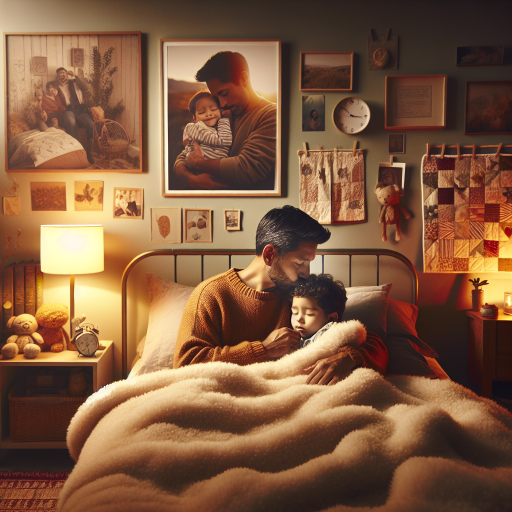
#> input picture Ai_video_optimizer/clip_enhance/images/a_dimly_lit_bedroom_with_a.png, 1024 x 1024 px, given in place of speech_podcast.mp4, which was not available (shown at 1/2 size)
$ python static_gap_detector.py
#> lines starting #> are read from the running program, lines starting #| are printed output that depends on the picture; pictures that were not available may be replaced by others from this repository, and a replacement may not be noted
import os
import cv2
import numpy as np


def detect_static_segments(video_path, threshold_seconds=3.0, frame_sample_rate=1, similarity_threshold=0.99):
    """
    Detects static visual gaps where frames do not change significantly.

    Args:
        video_path (str): Path to input video.
        threshold_seconds (float): Minimum duration for a static segment.
        frame_sample_rate (int): Analyze every Nth frame (1 = every frame).
        similarity_threshold (float): Minimum similarity between frames to consider as static.

    Returns:
        List of (start_time, end_time) tuples for static segments.
    """
#> called with video_path = 'data/speech_podcast.mp4', threshold_seconds = 4, frame_sample_rate = 1, similarity_threshold = 0.8
    cap = cv2.VideoCapture(video_path)
    fps = cap.get(cv2.CAP_PROP_FPS)
    frame_interval = int(fps * frame_sample_rate)
    total_frames = int(cap.get(cv2.CAP_PROP_FRAME_COUNT))

    prev_frame = None
    static_start = None
    static_segments = []

    for i in range(0, total_frames, frame_interval):
        cap.set(cv2.CAP_PROP_POS_FRAMES, i)
        ret, frame = cap.read()
        if not ret:
            break

        gray = cv2.cvtColor(frame, cv2.COLOR_BGR2GRAY)
        gray = cv2.resize(gray, (320, 240))  # speed up comparison

        if prev_frame is not None:
            diff = cv2.absdiff(prev_frame, gray)
            non_zero_count = np.count_nonzero(diff)
            similarity = 1 - (non_zero_count / diff.size)

            time_in_seconds = i / fps
            # print(f"Frame {i}: similarity={similarity:.4f}")  # Uncomment for debugging

            if similarity >= similarity_threshold:
                if static_start is None:
                    static_start = time_in_seconds
            else:
                if static_start is not None:
                    duration = time_in_seconds - static_start
                    if duration >= threshold_seconds:
                        static_segments.append((static_start, time_in_seconds))
                    static_start = None

        prev_frame = gray
#> this loop made 1 pass
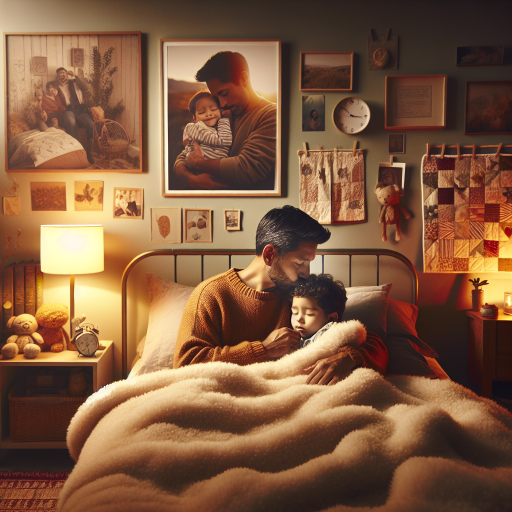
#> input picture Ai_video_optimizer/clip_enhance/images/a_dimly_lit_bedroom_with_a.png, 1024 x 1024 px, given in place of speech_podcast.mp4, which was not available (shown at 1/2 size)
#> pass 1, in detect_static_segments, `gray = cv2.cvtColor(frame, cv2.COLOR_BGR2GRAY)`:
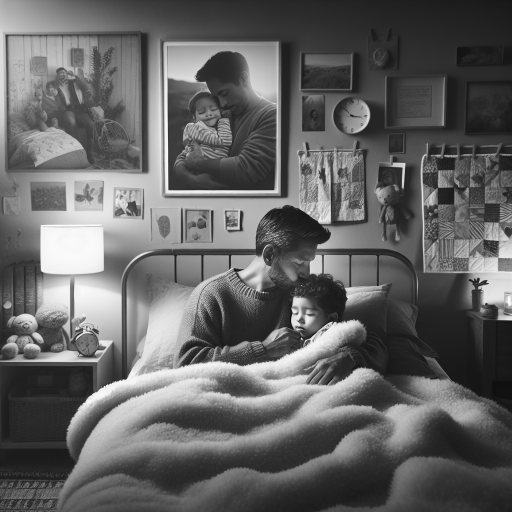
#> gray: shape (1024, 1024) (shown at 1/2 size); min 8, max 255, mean 99.5
#> pass 1, in detect_static_segments, `gray = cv2.resize(gray, (320, 240))`:
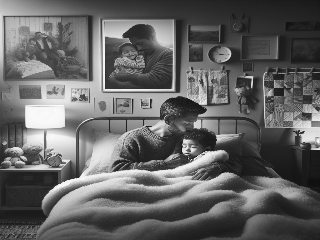
#> gray: shape (240, 320); min 13, max 252, mean 99.6
#> frame is the input picture: shape (1024, 1024, 3); mean B, G, R 63.5, 91, 129.9
#> after the loop, static_segments = []

    # Handle if video ends with a static segment
    if static_start is not None:
        end_time = total_frames / fps
        if end_time - static_start >= threshold_seconds:
            static_segments.append((static_start, end_time))

    cap.release()
    return static_segments


if __name__ == "__main__":
    test_video = "data/speech_podcast.mp4"
    static_gaps = detect_static_segments(
        test_video,
        threshold_seconds=4.0,
        frame_sample_rate=1,
        similarity_threshold=0.80  # More relaxed
    )
#> static_gaps = []
    for start, end in static_gaps:
        print(f"[🪄] Static segment: {start:.2f}s to {end:.2f}s")
#> this loop made 0 passes

$ run again, on Ai_video_optimizer/clip_enhance/images/a_person_climbing_a_ladder_in.png
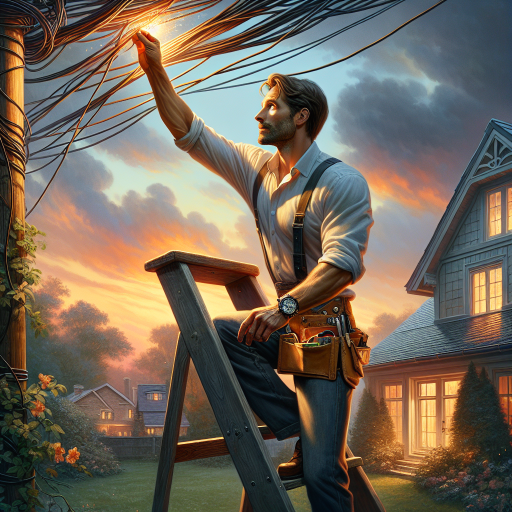
#> input picture Ai_video_optimizer/clip_enhance/images/a_person_climbing_a_ladder_in.png, 1024 x 1024 px, given in place of speech_podcast.mp4, which was not available (shown at 1/2 size)
#> the loop in detect_static_segments, `for i in range(0, total_frames, frame_interval):` made 1 pass
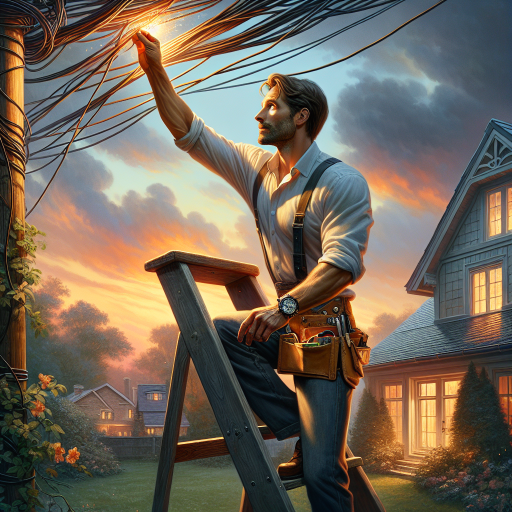
#> input picture Ai_video_optimizer/clip_enhance/images/a_person_climbing_a_ladder_in.png, 1024 x 1024 px, given in place of speech_podcast.mp4, which was not available (shown at 1/2 size)
#> pass 1, in detect_static_segments, `gray = cv2.cvtColor(frame, cv2.COLOR_BGR2GRAY)`:
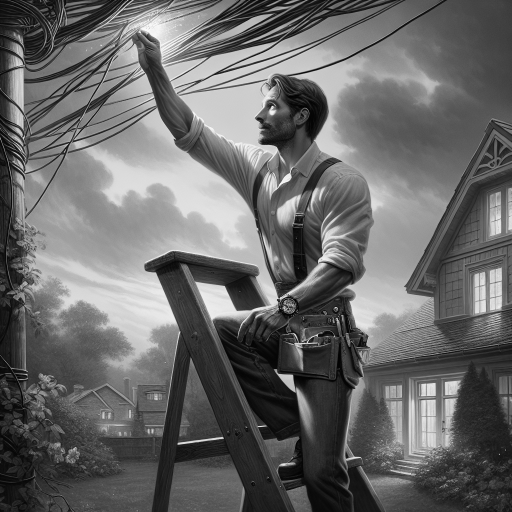
#> gray: shape (1024, 1024) (shown at 1/2 size); min 0, max 255, mean 104.9
#> pass 1, in detect_static_segments, `gray = cv2.resize(gray, (320, 240))`:
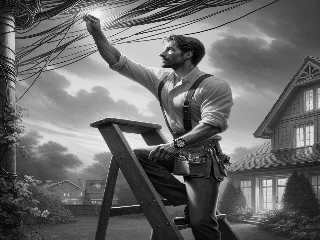
#> gray: shape (240, 320); min 1, max 250, mean 104.8
#> in detect_static_segments, frame is the input picture: shape (1024, 1024, 3); mean B, G, R 89.2, 103, 114.6
#> after the loop in detect_static_segments, `for i in range(0, total_frames, frame_interval):`: static_segments = []

$ run again, on Ai_video_optimizer/clip_enhance/images/a_serene_hospital_room_with_soft,.png
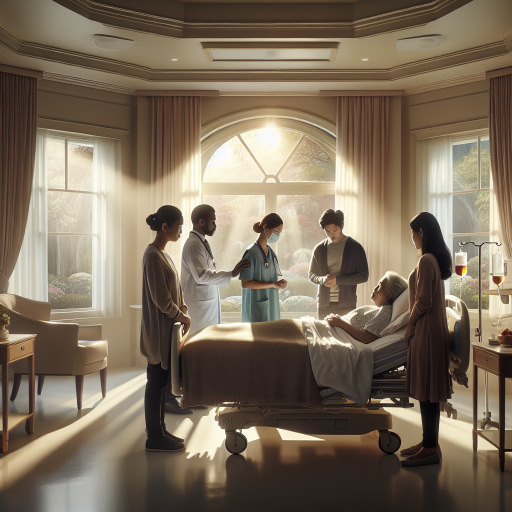
#> input picture Ai_video_optimizer/clip_enhance/images/a_serene_hospital_room_with_soft,.png, 1024 x 1024 px, given in place of speech_podcast.mp4, which was not available (shown at 1/2 size)
#> the loop in detect_static_segments, `for i in range(0, total_frames, frame_interval):` made 1 pass
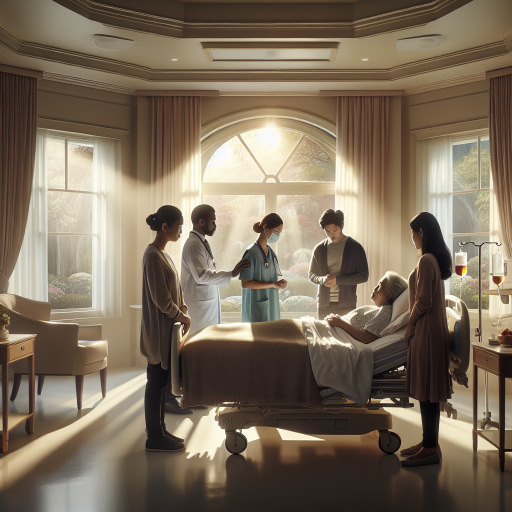
#> input picture Ai_video_optimizer/clip_enhance/images/a_serene_hospital_room_with_soft,.png, 1024 x 1024 px, given in place of speech_podcast.mp4, which was not available (shown at 1/2 size)
#> pass 1, in detect_static_segments, `gray = cv2.cvtColor(frame, cv2.COLOR_BGR2GRAY)`:
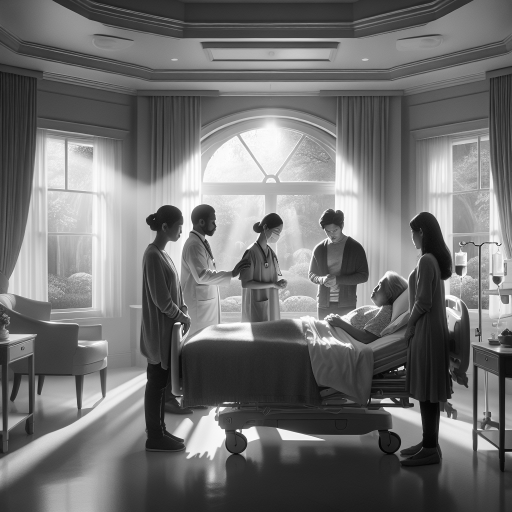
#> gray: shape (1024, 1024) (shown at 1/2 size); min 1, max 255, mean 113.2
#> pass 1, in detect_static_segments, `gray = cv2.resize(gray, (320, 240))`:
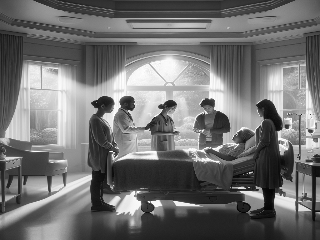
#> gray: shape (240, 320); min 3, max 254, mean 113.1
#> in detect_static_segments, frame is the input picture: shape (1024, 1024, 3); mean B, G, R 92.5, 111, 125.5
#> after the loop in detect_static_segments, `for i in range(0, total_frames, frame_interval):`: static_segments = []

$ run again, on Ai_video_optimizer/clip_enhance/images/context_168_172.png
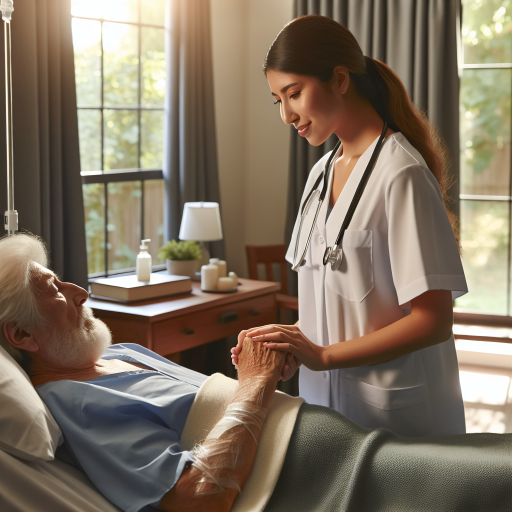
#> input picture Ai_video_optimizer/clip_enhance/images/context_168_172.png, 1024 x 1024 px, given in place of speech_podcast.mp4, which was not available (shown at 1/2 size)
#> the loop in detect_static_segments, `for i in range(0, total_frames, frame_interval):` made 1 pass
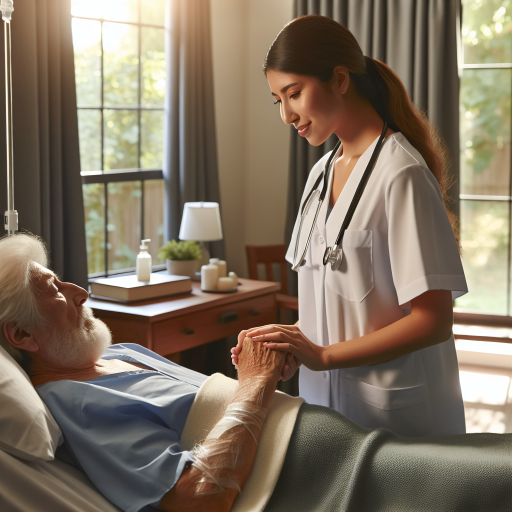
#> input picture Ai_video_optimizer/clip_enhance/images/context_168_172.png, 1024 x 1024 px, given in place of speech_podcast.mp4, which was not available (shown at 1/2 size)
#> pass 1, in detect_static_segments, `gray = cv2.cvtColor(frame, cv2.COLOR_BGR2GRAY)`:
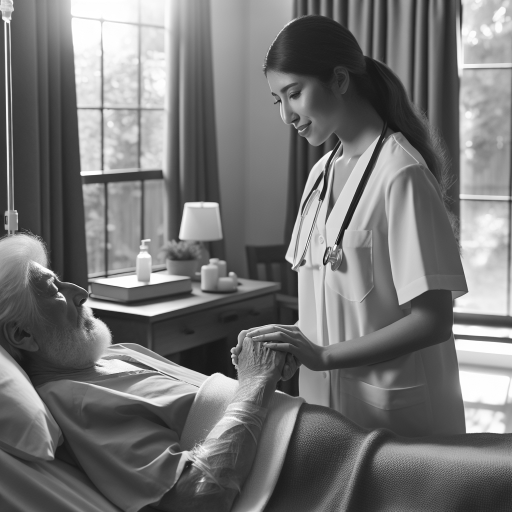
#> gray: shape (1024, 1024) (shown at 1/2 size); min 12, max 255, mean 117.2
#> pass 1, in detect_static_segments, `gray = cv2.resize(gray, (320, 240))`:
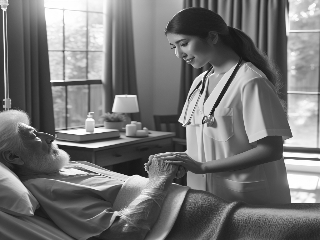
#> gray: shape (240, 320); min 21, max 255, mean 117
#> in detect_static_segments, frame is the input picture: shape (1024, 1024, 3); mean B, G, R 97.6, 114.8, 129.2
#> after the loop in detect_static_segments, `for i in range(0, total_frames, frame_interval):`: static_segments = []
